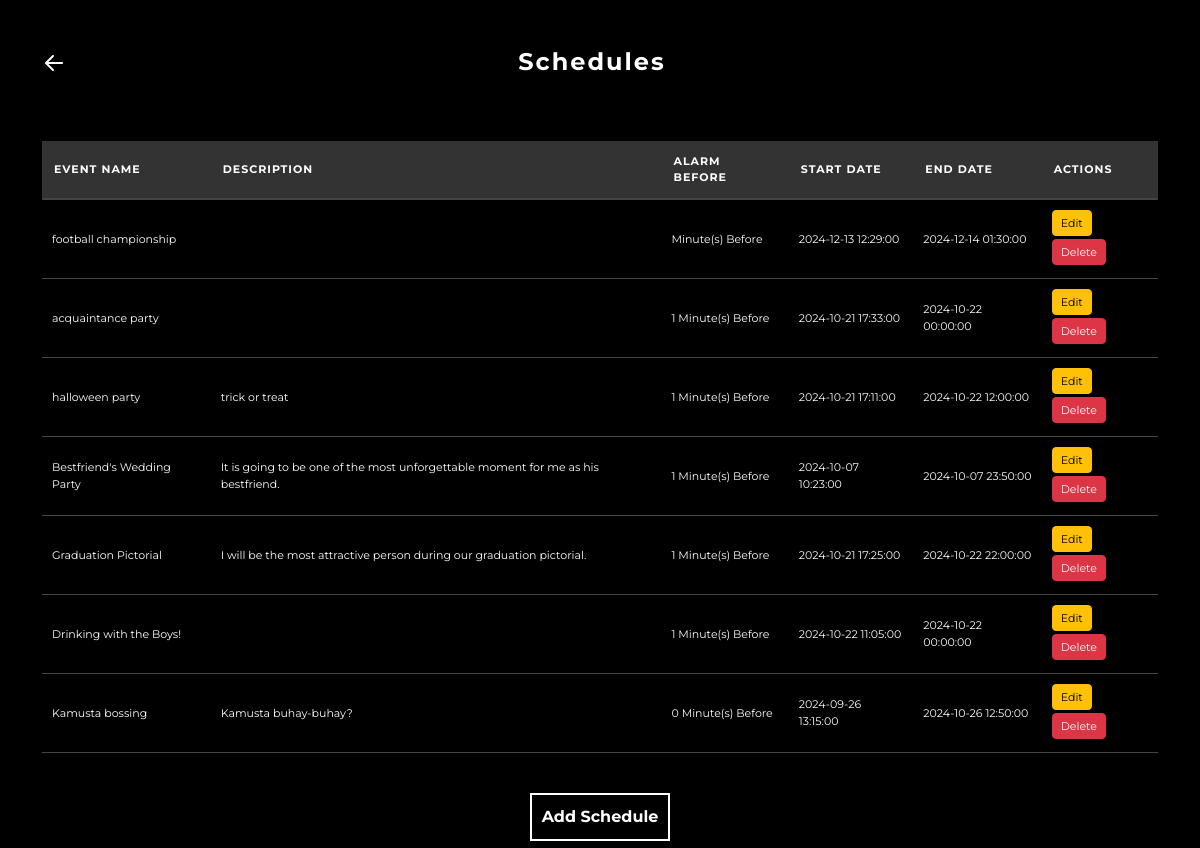
/port/user.sched.php (signed in), run on an earlier commit of the app's database.
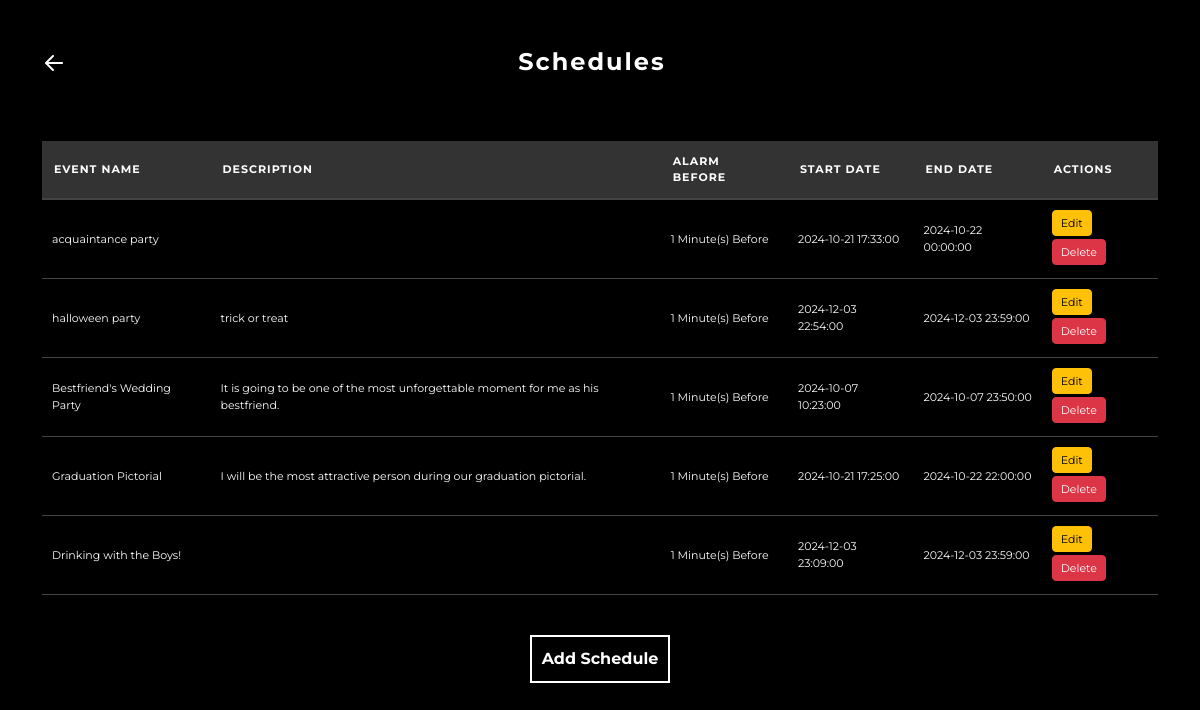
And on a later commit of the database.
### tables this page shows
CREATE TABLE IF NOT EXISTS `schedules` (
  `id` int(11) NOT NULL AUTO_INCREMENT,
  `user_id` int(11) NOT NULL,
  `event_name` varchar(255) NOT NULL,
  `description` text DEFAULT NULL,
  `alarm_before` int(11) DEFAULT NULL,
  `start_date` datetime NOT NULL,
  `end_date` datetime NOT NULL,
  `created_at` timestamp NULL DEFAULT current_timestamp(),
  `notified` tinyint(4) DEFAULT 0,
  PRIMARY KEY (`id`),
  KEY `user_id` (`user_id`)
);

### port/user.sched.php (the view, shortened to what this page needs)
<?php
require '../core/db_connect.php';
$userId = $_SESSION['user_id'];
$sql = "SELECT id, event_name, description, alarm_before, start_date, end_date FROM schedules WHERE user_id = ? ORDER BY id DESC";
$stmt = $conn->prepare($sql);
$stmt->bind_param("i", $userId);
$stmt->execute();
$result = $stmt->get_result();
$schedules = [];
if ($result->num_rows > 0) {
    while ($row = $result->fetch_assoc()) {
        $schedules[] = $row;
    }
}
?>
<!doctype html>
<html lang="en" data-bs-theme="auto">
<head>
    <link href="https://cdn.jsdelivr.net/npm/bootstrap@5.3.3/dist/css/bootstrap.min.css" rel="stylesheet">
    <link rel="stylesheet" href="user.cm.css">
</head>
<body>
<div class="container mt-5">
        <div class="d-flex justify-content-between align-items-center mb-4">
            <a href="user.cm.php">
                <img src="../assets/svg/light-left-arrow-svgrepo-com.svg" class="back-arrow" alt="A Back Arrow">
            </a>
            <h1 class="mx-auto text-center mb-0">Schedules</h1>
        </div>
        <?php if (empty($schedules)): ?>
            <p class="text-center">You have no schedules at the moment</p>
        <?php else: ?>
            <div class="table-responsive">
                <table class="table1 table-striped">
                    <thead>
                        <tr>
                            <th>Event Name</th>
                            <th>Description</th>
                            <th>Alarm Before</th>
                            <th>Start Date</th>
                            <th>End Date</th>
                            <th>Actions</th>
                        </tr>
                    </thead>
                    <tbody>
                        <?php foreach ($schedules as $schedule): ?>
                            <tr>
                                <td><?= htmlspecialchars($schedule['event_name']) ?></td>
                                <td><?= htmlspecialchars($schedule['description']) ?></td>
                                <td>
                                    <?php
                                        $alarm = $schedule['alarm_before'];
                                        echo ($alarm >= 60) ? ($alarm / 60) . " Hour(s) Before" : $alarm . " Minute(s) Before";
                                    ?>
                                </td>
                                <td><?= htmlspecialchars($schedule['start_date']) ?></td>
                                <td><?= htmlspecialchars($schedule['end_date']) ?></td>
                                <td>
                                    <a href="func_core/edit_schedule.php?id=<?= $schedule['id'] ?>" class="btn btn-sm btn-warning">Edit</a>
                                    <button class="btn btn-sm btn-danger" data-bs-toggle="modal" data-bs-target="#deleteModal" data-schedule-id="<?= $schedule['id'] ?>">Delete</button>
                                </td>
                            </tr>
                        <?php endforeach; ?>
                    </tbody>
                </table>
            </div>
        <?php endif; ?>
        <div class="mb-3 text-center">
            <a href="func_core/add_schedule.php" class="btn btn-primary">Add Schedule</a>
        </div>
    </div>
</body>
</html>

### port/user.cm.css (style rules this page uses)
* { margin: 0; padding: 0; box-sizing: border-box; }
body { background-color: #000000; color: #ffffff; font-family: "Montserrat", sans-serif; font-optical-sizing: auto; font-style: normal; height: 100vh; overflow: auto; }
h1 { font-size: 1.5rem; letter-spacing: 2px; margin-bottom: 30px; }
.back-arrow { width: 24px; height: 24px; }
.burger-menu, .notification, .back-arrow { width: 24px; height: 24px; }
h1 { font-size: 24px; font-weight: bold; }
.container h1 { text-align: center; justify-content: center; }
.table1 { width: 100%; border-collapse: collapse; margin: 40px 0px; background-color: #000000; color: #ffffff; font-size: 11px; font-family: "Montserrat", sans-serif; }
.table1 thead { background-color: #333333; }
.table1 thead th { padding: 12px; border-bottom: 2px solid #444444; text-transform: uppercase; font-weight: bold; letter-spacing: 1px; text-align: left; }
.table1 tbody tr { border-bottom: 1px solid #444444; }
.table1 tbody td { padding: 10px; border-bottom: 1px solid #444444; vertical-align: middle; }
.table1 a { color: #000000; text-decoration: none; }
.btn-primary { background-color: #000000; border: 2px solid #ffffff; color: #ffffff; font-weight: bold; border-radius: 0; padding: 10px; }
.btn-sm { font-size: 11px; margin-bottom: 2.5px; }

What changed in the data, as far as the page shows it:
removed schedules: event_name "football championship", start_date "2024-12-13 12:29:00", end_date "2024-12-14 01:30:00"
removed schedules: event_name "Kamusta bossing", description "Kamusta buhay-buhay?", alarm_before "0", start_date "2024-09-26 13:15:00", end_date "2024-10-26 12:50:00"
changed schedules "halloween party": start_date "2024-10-21 17:11:00" → "2024-12-03 22:54:00"; end_date "2024-10-22 12:00:00" → "2024-12-03 23:59:00"
changed schedules "Drinking with the Boys!": start_date "2024-10-22 11:05:00" → "2024-12-03 23:09:00"; end_date "2024-10-22 00:00:00" → "2024-12-03 23:59:00"
